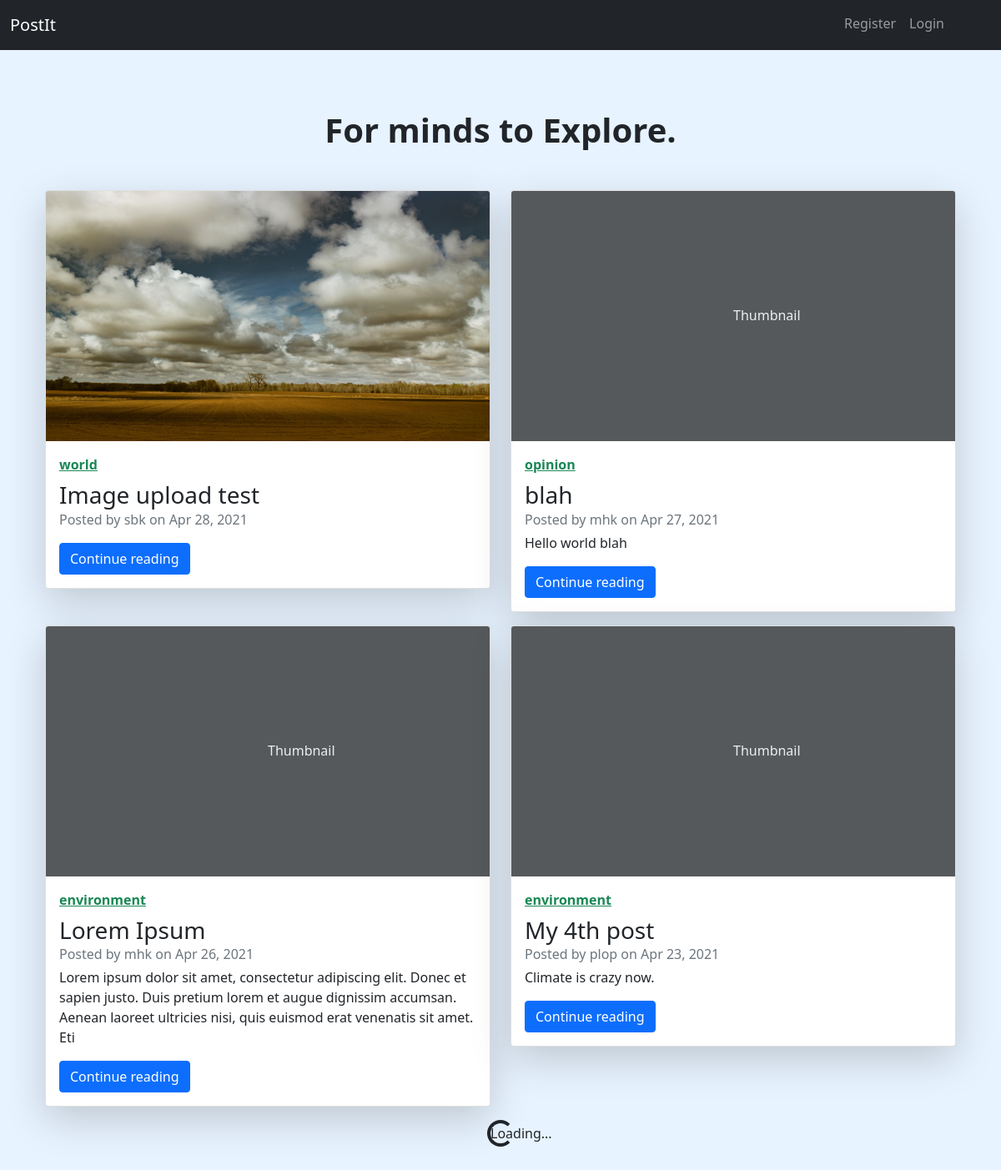
Before: / with the older database file.
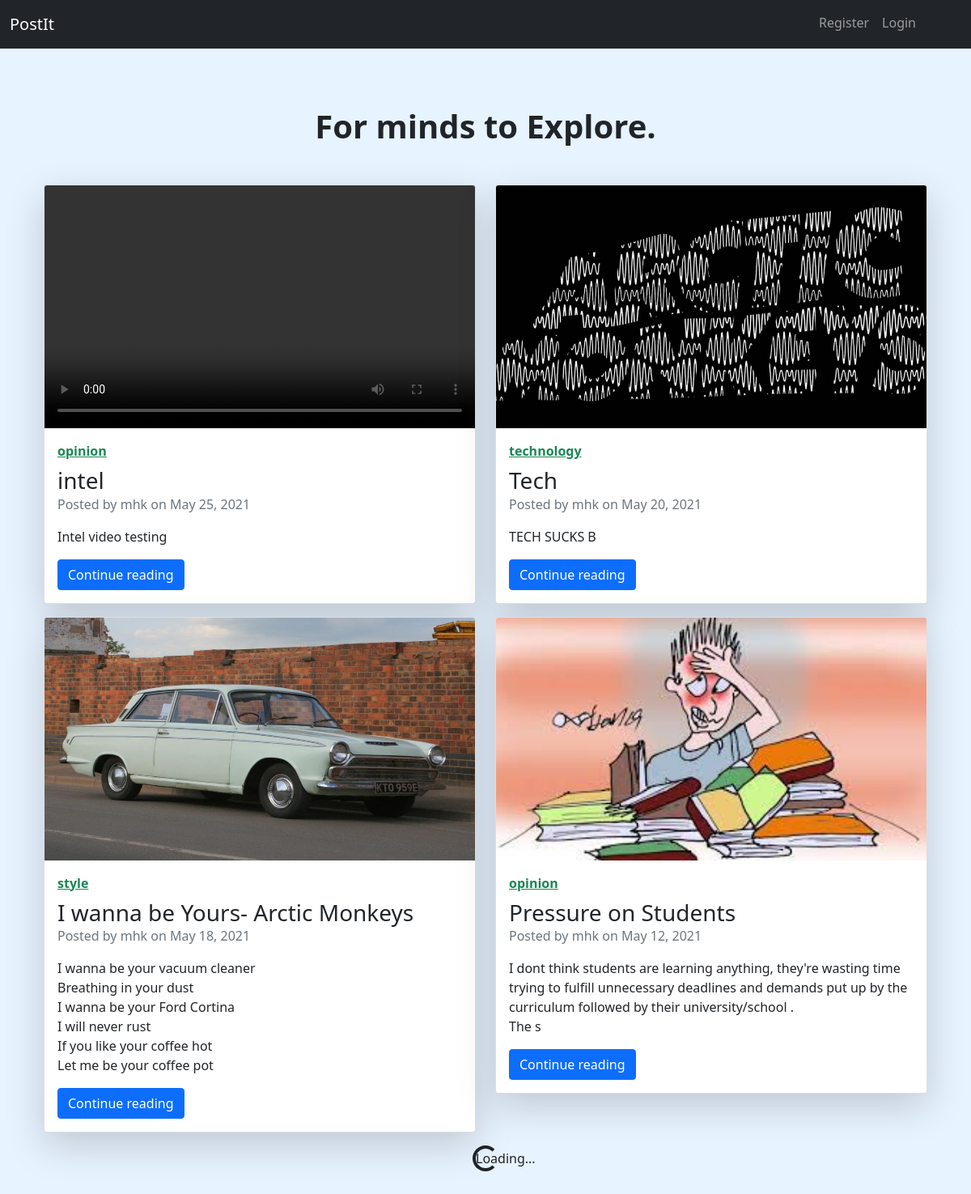
After: the same page with the newer database file.
### postIt/models.py (models this page shows, shortened)
class Post(models.Model):
    class Categories(models.TextChoices):
        WORLD = 'world'
        ENVIRONMENT = 'environment'
        TECHNOLOGY = 'technology'
        DESIGN = 'design'
        CULTURE = 'culture'
        BUSINESS = 'business'
        POLITICS = 'politics'
        OPINION = 'opinion'
        SCIENCE = 'science'
        HEALTH = 'health'
        STYLE = 'style'
        TRAVEL = 'travel'
    title = models.CharField(max_length=200, unique=True)
    author = models.ForeignKey(User, on_delete=models.CASCADE)
    category = models.CharField(max_length=50, choices=Categories.choices, default=Categories.OPINION)
    content = RichTextField(blank=True, null=True)
    photo = models.ImageField(null=True, blank=True, upload_to="images/")
    video_file = models.FileField(null=True, blank=True, upload_to="videos/")
    created_on = models.DateTimeField(auto_now_add=True)
    likes = models.ManyToManyField(User, related_name='site_post')
    no_of_likes = models.IntegerField(default=0)
    no_of_dislikes = models.IntegerField(default=0)
    favourite = models.BooleanField(default=False)

### postIt/views.py (the view)
# urls.py: path('', HomeView.as_view(), name='home'),
class HomeView(ListView):
    model = Post
    paginate_by = 4
    context_object_name = 'posts'
    template_name = 'home.html'
    ordering = ['-created_on']

### postIt/templates/home.html (shortened to what this page needs)
{% extends 'base.html' %}
{% block content %}
{% load my_extras %}
<main class="my-5">
    <div class="container">
            <h1 class="mb-5 text-center"><strong>For minds to Explore.</strong></h1>
            <div class="row infinite-container row-cols-1 row-cols-md-2">
                {% for post in posts %}
                <div class="col mb-3 infinite-item">
                    <div class="card shadow-lg ">
                        {% if post.video_file %}
                            <video class="card-img-top" width="100%" height="300" controls>
                                <source src="{{ post.video_file.url }}" type="video/mp4">
                            </video>
                            {% elif post.photo %}
                            <img src="{{ post.photo.url }}" class="card-img-top" width="100%" height="300">
                            {% else %}
                            <svg class="bd-placeholder-img card-img-top" width="100%" height="300"
                                 xmlns="http://www.w3.org/2000/svg" preserveAspectRatio="xMidYMid slice"
                                 focusable="false" role="img" aria-label="Placeholder: Thumbnail">
                                <text x="50%" y="50%" fill="#eceeef" dy=".3em">Thumbnail</text></svg>
                        {% endif %}
                        <div class="card-body">
                            <strong><a class="d-inline-block mb-2 text-success" href="{% url 'category' post.category %}">{{post.category}}</a></strong>
                            <h3 class="card-title mb-0">{{post.title}}</h3>
                            <div class="mb-1 text-muted">Posted by {{post.author}} on {{post.created_on|date:"M d, Y"}}</div>
                            <p class="card-text">{{ post.content|slice:":200"|safe }} </p>
                            <a href="{% url 'post_detail' post.pk %}" type="button" class="btn btn-primary">Continue reading</a>
                        </div>
                    </div>
                </div>
                {% endfor %}
            </div>
            <div class="d-flex justify-content-center" style="display:none;">
                <div class="spinner-border" role="status">
                    <span class="sr-only">Loading...</span>
                </div>
            </div>
    </div>
</main>
{% endblock %}

### postIt/templates/base.html (shortened to what this page needs)
<!doctype html>
<html lang="en">
  <head>
    <link href="https://cdn.jsdelivr.net/npm/bootstrap@5.0.0-beta3/dist/css/bootstrap.min.css" rel="stylesheet">
  </head>
  <body>
    <nav class="navbar navbar-expand-lg navbar-dark bg-dark">
        <div class="container-fluid">
            <a class="navbar-brand" href="{% url 'home' %}">PostIt</a>
            <div class="collapse navbar-collapse" id="navbarSupportedContent">
              <ul class="navbar-nav ml-auto me-5 mb-lg-1">
                  {% if user.is_authenticated %}
                  <form  class="nav-link" action="{% url 'search_results' %}" method="get">
                     <input name="q" type="text" placeholder="Search...">
                      </form>
                  <a  class="nav-link" href="{% url 'favourites' %}" role="button"  aria-expanded="false">
                            Favourites
                  </a>
                        <li class="nav-item dropdown">
                            <a  class="nav-link dropdown-toggle" href="#"  id="navbarDropdown" role="button" data-bs-toggle="dropdown" aria-expanded="false">
                              {{user.username}}
                            </a>
                            <ul class="dropdown-menu" aria-labelledby="navbarDropdown">
                              <li><a class="dropdown-item" href="{% url 'edit_settings'%}">Edit Settings</a></li>
                              {% if user.profile.id %}
                                <li><a class="dropdown-item" href="{% url 'edit_profile_page' user.profile.id %}">Edit Profile</a></li>
                                <li><a class="dropdown-item" href="{% url 'show_profile' user.profile.id %}">Show Profile</a></li>
                              {% else %}
                                <li> <a class="dropdown-item" href="{% url 'create_profile_page' %}">Create Profile</a> </li>
                              {% endif %}
                              <li><hr class="dropdown-divider"></li>
                              <li><a class="dropdown-item" href="{% url 'logout' %}">Logout</a></li>
                            </ul>
                        </li>
                    {% else %}
                        <li class="nav-item">
                            <a class="nav-link" href="{% url 'register' %}">Register</a>
                        </li>
                        <li class="nav-item">
                            <a class="nav-link" href="{% url 'login' %}">Login</a>
                        </li>
                    {% endif %}
                </ul>
            </div>
      </div>
    </nav>
    <br/>
    <div class="container">
    {% block content%}
    {% endblock %}
    </div>
  </body>
</html>

### postIt/templates/home.html (style rules this page uses)
body { background-color: #e7f3ff; }

Changed rows visible on the page:
no longer on this page (row unchanged): Post: photo (picture), category "world", title "Image upload test", author "sbk", created_on "Apr 28, 2021"
removed Post: photo "Thumbnail", category "opinion", title "blah", author "mhk", created_on "Apr 27, 2021", content "Hello world blah"
no longer on this page (row edited): Post: photo "Thumbnail", category "environment", title "Lorem Ipsum", author "mhk", created_on "Apr 26, 2021", content "Lorem ipsum dolor sit amet, consectetur adipiscing elit. Donec et sapien justo. Duis pretium lorem et augue dignissim accumsan. Aenean laoreet ultricies nisi, quis euismod erat venenatis sit amet. Eti"
no longer on this page (row unchanged): Post: photo "Thumbnail", category "environment", title "My 4th post", author "plop", created_on "Apr 23, 2021", content "Climate is crazy now."
added Post: category "opinion", title "intel", author "mhk", created_on "May 25, 2021", content "Intel video testing"
added Post: photo (picture), category "technology", title "Tech", author "mhk", created_on "May 20, 2021", content "TECH SUCKS B"
added Post: photo (picture), category "style", title "I wanna be Yours- Arctic Monkeys", author "mhk", created_on "May 18, 2021", content "I wanna be your vacuum cleaner Breathing in your dust I wanna be your Ford Cortina I will never rust If you like your coffee hot Let me be your coffee pot"
added Post: photo (picture), category "opinion", title "Pressure on Students", author "mhk", created_on "May 12, 2021", content "I dont think students are learning anything, they're wasting time trying to fulfill unnecessary deadlines and demands put up by the curriculum followed by their university/school . The s"
